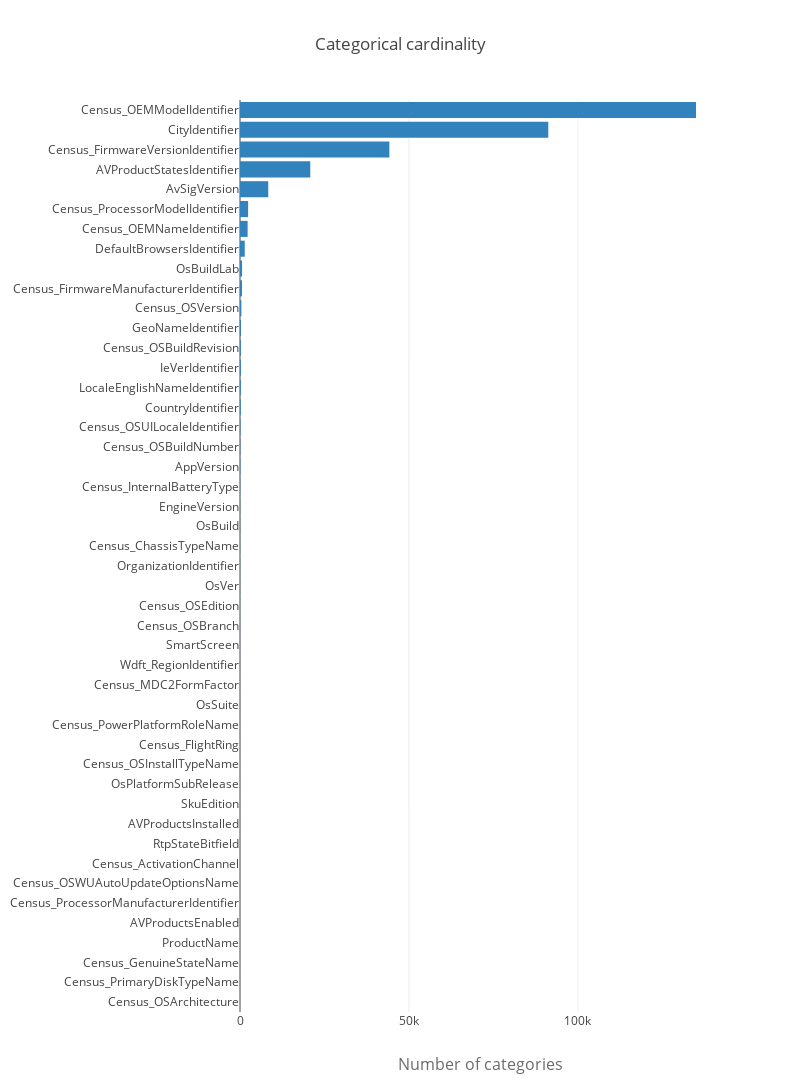

Notebook code for this chart:
### Code cell
cardinality = []
for c in categorical_columns:
    if c == 'MachineIdentifier': continue
    cardinality.append([c, train_new[c].nunique()])

cardinality.sort(key = lambda x:x[1], reverse=False)
# print(cardinality)

trace = go.Bar(y=[x[0] for x in cardinality],
               x=[x[1] for x in cardinality],
               orientation='h', marker=dict(color='rgb(49,130,189)'), name='train_new')

layout = go.Layout(
    title='Categorical cardinality', height=1600, width=800,
    xaxis=dict(
        title='Number of categories',
        titlefont=dict(size=16, color='rgb(107, 107, 107)'),
        domain=[0.25, 1]
    ),
    barmode='group',
    bargap=0.1,
    bargroupgap=0.1
)

fig = go.Figure(data=[trace], layout=layout)
iplot(fig)

### Figure 1 — Plotly figure (JSON) as saved in the notebook; plotly's stock layout.template omitted (floating-point values rounded to 4 significant figures)
{"data": [{"marker": {"color": "rgb(49,130,189)"}, "name": "train_new", "orientation": "h", "type": "bar", "uid": "6cbbc024-0ebd-4b27-bf05-263761cb2851", "x": [3, 4, 4, 6, 6, 6, 6, 6, 7, 8, 8, 9, 9, 9, 10, 13, 13, 15, 20, 27, 30, 44, 47, 49, 60, 66, 66, 107, 125, 137, 222, 251, 268, 270, 288, 409, 601, 613, 1402, 2254, 2401, 8362, 20794, 44209, 91251, 134970], "y": ["Census_OSArchitecture", "Census_PrimaryDiskTypeName", "Census_GenuineStateName", "ProductName", "AVProductsEnabled", "Census_ProcessorManufacturerIdentifier", "Census_OSWUAutoUpdateOptionsName", "Census_ActivationChannel", "RtpStateBitfield", "AVProductsInstalled", "SkuEdition", "OsPlatformSubRelease", "Census_OSInstallTypeName", "Census_FlightRing", "Census_PowerPlatformRoleName", "OsSuite", "Census_MDC2FormFactor", "Wdft_RegionIdentifier", "SmartScreen", "Census_OSBranch", "Census_OSEdition", "OsVer", "OrganizationIdentifier", "Census_ChassisTypeName", "OsBuild", "EngineVersion", "Census_InternalBatteryType", "AppVersion", "Census_OSBuildNumber", "Census_OSUILocaleIdentifier", "CountryIdentifier", "LocaleEnglishNameIdentifier", "IeVerIdentifier", "Census_OSBuildRevision", "GeoNameIdentifier", "Census_OSVersion", "Census_FirmwareManufacturerIdentifier", "OsBuildLab", "DefaultBrowsersIdentifier", "Census_OEMNameIdentifier", "Census_ProcessorModelIdentifier", "AvSigVersion", "AVProductStatesIdentifier", "Census_FirmwareVersionIdentifier", "CityIdentifier", "Census_OEMModelIdentifier"]}], "layout": {"bargap": 0.1, "bargroupgap": 0.1, "barmode": "group", "height": 1600, "title": {"text": "Categorical cardinality"}, "width": 800, "xaxis": {"domain": [0.25, 1], "title": {"font": {"color": "rgb(107, 107, 107)", "size": 16}, "text": "Number of categories"}}}}
